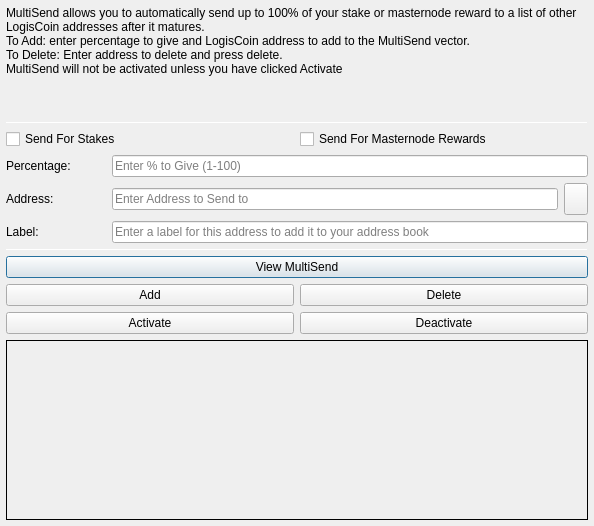
<?xml version="1.0" encoding="UTF-8"?>
<ui version="4.0">
 <class>MultiSendDialog</class>
 <widget class="QDialog" name="MultiSendDialog">
  <property name="windowModality">
   <enum>Qt::NonModal</enum>
  </property>
  <property name="geometry">
   <rect>
    <x>0</x>
    <y>0</y>
    <width>594</width>
    <height>526</height>
   </rect>
  </property>
  <property name="windowTitle">
   <string>MultiSend</string>
  </property>
  <layout class="QVBoxLayout" name="verticalLayout" stretch="0">
   <property name="leftMargin">
    <number>6</number>
   </property>
   <property name="topMargin">
    <number>6</number>
   </property>
   <property name="rightMargin">
    <number>6</number>
   </property>
   <property name="bottomMargin">
    <number>6</number>
   </property>
   <item>
    <layout class="QVBoxLayout" name="verticalLayout_Main" stretch="1,1,1,0,1,1,1">
     <item>
      <widget class="QLabel" name="label_2">
       <property name="lineWidth">
        <number>1</number>
       </property>
       <property name="text">
        <string>MultiSend allows you to automatically send up to 100% of your stake or masternode reward to a list of other LogisCoin addresses after it matures.
To Add: enter percentage to give and LogisCoin address to add to the MultiSend vector.
To Delete: Enter address to delete and press delete.
MultiSend will not be activated unless you have clicked Activate</string>
       </property>
       <property name="alignment">
        <set>Qt::AlignLeading|Qt::AlignLeft|Qt::AlignTop</set>
       </property>
       <property name="wordWrap">
        <bool>true</bool>
       </property>
      </widget>
     </item>
     <item>
      <widget class="Line" name="line">
       <property name="minimumSize">
        <size>
         <width>0</width>
         <height>1</height>
        </size>
       </property>
       <property name="maximumSize">
        <size>
         <width>16777215</width>
         <height>1</height>
        </size>
       </property>
       <property name="orientation">
        <enum>Qt::Horizontal</enum>
       </property>
      </widget>
     </item>
     <item>
      <layout class="QVBoxLayout" name="verticalLayout_Settings">
       <item>
        <layout class="QHBoxLayout" name="horizontalLayout">
         <item>
          <widget class="QCheckBox" name="multiSendStakeCheckBox">
           <property name="text">
            <string>Send For Stakes</string>
           </property>
          </widget>
         </item>
         <item>
          <widget class="QCheckBox" name="multiSendMasternodeCheckBox">
           <property name="text">
            <string>Send For Masternode Rewards</string>
           </property>
          </widget>
         </item>
        </layout>
       </item>
       <item>
        <layout class="QHBoxLayout" name="horizontalLayout_6">
         <item>
          <widget class="QLabel" name="label">
           <property name="minimumSize">
            <size>
             <width>100</width>
             <height>0</height>
            </size>
           </property>
           <property name="toolTip">
            <string>Percentage of stake to send</string>
           </property>
           <property name="text">
            <string>Percentage:</string>
           </property>
          </widget>
         </item>
         <item>
          <widget class="QLineEdit" name="multiSendPercentEdit">
           <property name="toolTip">
            <string>Enter whole numbers 1 - 100</string>
           </property>
           <property name="placeholderText">
            <string>Enter % to Give (1-100)</string>
           </property>
          </widget>
         </item>
        </layout>
       </item>
       <item>
        <layout class="QHBoxLayout" name="horizontalLayout_7">
         <item>
          <widget class="QLabel" name="label_5">
           <property name="minimumSize">
            <size>
             <width>100</width>
             <height>0</height>
            </size>
           </property>
           <property name="toolTip">
            <string>Address to send portion of stake to</string>
           </property>
           <property name="text">
            <string>Address:</string>
           </property>
          </widget>
         </item>
         <item>
          <widget class="QLineEdit" name="multiSendAddressEdit">
           <property name="toolTip">
            <string/>
           </property>
           <property name="placeholderText">
            <string>Enter Address to Send to</string>
           </property>
          </widget>
         </item>
         <item>
          <widget class="QToolButton" name="addressBookButton">
           <property name="maximumSize">
            <size>
             <width>16777215</width>
             <height>32</height>
            </size>
           </property>
           <property name="toolTip">
            <string>Choose an address from the address book</string>
           </property>
           <property name="text">
            <string/>
           </property>
           <property name="icon">
            <iconset resource="../logiscoin.qrc">
             <normaloff>:/icons/address-book</normaloff>:/icons/address-book</iconset>
           </property>
           <property name="shortcut">
            <string>Alt+A</string>
           </property>
          </widget>
         </item>
        </layout>
       </item>
      </layout>
     </item>
     <item>
      <layout class="QHBoxLayout" name="horizontalLayout_3">
       <item>
        <widget class="QLabel" name="label_3">
         <property name="minimumSize">
          <size>
           <width>100</width>
           <height>0</height>
          </size>
         </property>
         <property name="text">
          <string>Label:</string>
         </property>
        </widget>
       </item>
       <item>
        <widget class="QLineEdit" name="labelAddressLabelEdit">
         <property name="placeholderText">
          <string>Enter a label for this address to add it to your address book</string>
         </property>
        </widget>
       </item>
      </layout>
     </item>
     <item>
      <widget class="Line" name="line_2">
       <property name="minimumSize">
        <size>
         <width>0</width>
         <height>1</height>
        </size>
       </property>
       <property name="maximumSize">
        <size>
         <width>16777215</width>
         <height>1</height>
        </size>
       </property>
       <property name="orientation">
        <enum>Qt::Horizontal</enum>
       </property>
      </widget>
     </item>
     <item>
      <layout class="QVBoxLayout" name="verticalLayout_Buttons">
       <item>
        <layout class="QHBoxLayout" name="horizontalLayout_4">
         <item>
          <widget class="QPushButton" name="viewButton">
           <property name="toolTip">
            <string/>
           </property>
           <property name="statusTip">
            <string>View MultiSend Vector</string>
           </property>
           <property name="text">
            <string>View MultiSend</string>
           </property>
          </widget>
         </item>
        </layout>
       </item>
       <item>
        <layout class="QHBoxLayout" name="horizontalLayout_2">
         <item>
          <widget class="QPushButton" name="addButton">
           <property name="toolTip">
            <string/>
           </property>
           <property name="statusTip">
            <string>Add to MultiSend Vector</string>
           </property>
           <property name="text">
            <string>Add</string>
           </property>
          </widget>
         </item>
         <item>
          <widget class="QPushButton" name="deleteButton">
           <property name="toolTip">
            <string/>
           </property>
           <property name="statusTip">
            <string>Delete Address From MultiSend Vector</string>
           </property>
           <property name="text">
            <string>Delete</string>
           </property>
          </widget>
         </item>
        </layout>
       </item>
       <item>
        <layout class="QHBoxLayout" name="horizontalLayout_5">
         <item>
          <widget class="QPushButton" name="activateButton">
           <property name="statusTip">
            <string>Activate MultiSend</string>
           </property>
           <property name="text">
            <string>Activate</string>
           </property>
          </widget>
         </item>
         <item>
          <widget class="QPushButton" name="disableButton">
           <property name="statusTip">
            <string>Deactivate MultiSend</string>
           </property>
           <property name="text">
            <string>Deactivate</string>
           </property>
          </widget>
         </item>
        </layout>
       </item>
      </layout>
     </item>
     <item>
      <widget class="QLabel" name="message">
       <property name="minimumSize">
        <size>
         <width>0</width>
         <height>180</height>
        </size>
       </property>
       <property name="frameShape">
        <enum>QFrame::Panel</enum>
       </property>
       <property name="frameShadow">
        <enum>QFrame::Plain</enum>
       </property>
       <property name="lineWidth">
        <number>1</number>
       </property>
       <property name="midLineWidth">
        <number>1</number>
       </property>
       <property name="text">
        <string/>
       </property>
       <property name="alignment">
        <set>Qt::AlignLeading|Qt::AlignLeft|Qt::AlignTop</set>
       </property>
       <property name="wordWrap">
        <bool>true</bool>
       </property>
      </widget>
     </item>
    </layout>
   </item>
  </layout>
 </widget>
 <resources>
  <include location="../logiscoin.qrc"/>
 </resources>
 <connections/>
</ui>
